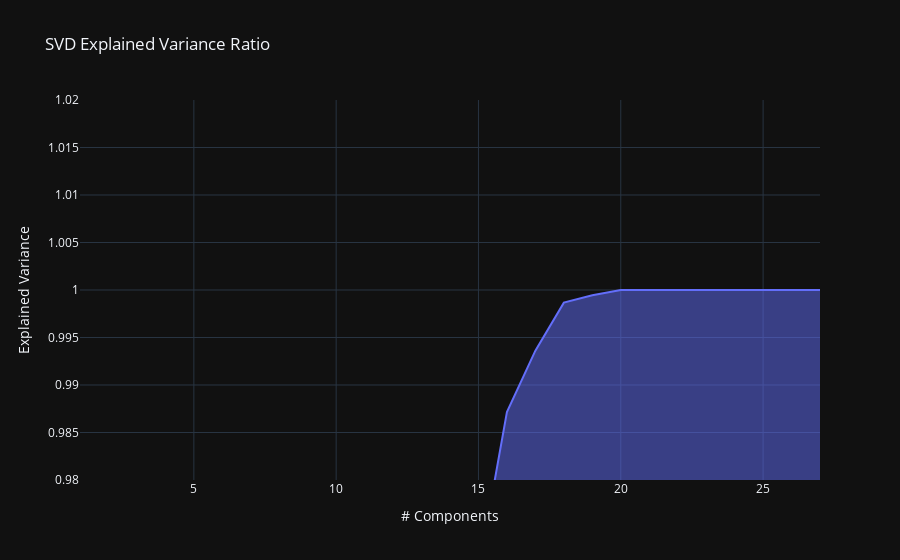

Notebook code cell kept with this figure:
### Code cell
pca = PCA()
pca.fit(ss.fit_transform(df[features_list].to_numpy()))

exp_var_cumul = np.cumsum(pca.explained_variance_ratio_)

px.area(
    x=range(1, exp_var_cumul.shape[0] + 1),
    y=exp_var_cumul,
    labels={"x": "# Components", "y": "Explained Variance"},
    range_y=(0.98, 1.02),
    title="SVD Explained Variance Ratio"
)

### Figure 1 — Plotly figure (JSON) as saved in the notebook; plotly's stock layout.template omitted (floating-point values rounded to 4 significant figures)
{"data": [{"fillpattern": {"shape": ""}, "hovertemplate": "# Components=%{x}<br>Explained Variance=%{y}<extra></extra>", "legendgroup": "", "line": {"color": "#636efa"}, "marker": {"symbol": "circle"}, "mode": "lines", "name": "", "orientation": "v", "showlegend": false, "stackgroup": "1", "type": "scatter", "x": [1, 2, 3, 4, 5, 6, 7, 8, 9, 10, 11, 12, 13, 14, 15, 16, 17, 18, 19, 20, 21, 22, 23, 24, 25, 26, 27], "xaxis": "x", "y": [0.2373, 0.3478, 0.4376, 0.5186, 0.5819, 0.6344, 0.6797, 0.7242, 0.768, 0.8108, 0.8532, 0.8947, 0.9293, 0.9508, 0.9704, 0.9872, 0.9936, 0.9987, 0.9994, 1.0, 1.0, 1.0, 1.0, 1.0, 1.0, 1.0, 1.0], "yaxis": "y"}], "layout": {"legend": {"tracegroupgap": 0}, "title": {"text": "SVD Explained Variance Ratio"}, "xaxis": {"anchor": "y", "domain": [0, 1], "title": {"text": "# Components"}}, "yaxis": {"anchor": "x", "domain": [0, 1], "range": [0.98, 1.02], "title": {"text": "Explained Variance"}}}}
